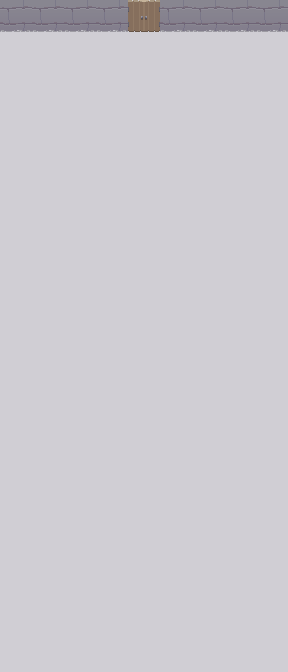

Tiled map render using the project's own tile images. Description and the whole map definition, tile-layer contents included, below:
An orthogonal 9x21 tile map with 32x32 px tiles, 1 tile layer (Tile Layer 1) and 4 objects.

<map version="1.0" orientation="orthogonal" renderorder="right-down" width="9" height="21" tilewidth="32" tileheight="32" nextobjectid="1">
 <tileset firstgid="1" name="tileset" tilewidth="32" tileheight="32" tilecount="6" columns="3">
  <image source="tileset.png" width="96" height="64" />
  <tile id="0">
   <objectgroup draworder="index">
    <object id="1" x="0" y="0" width="32" height="32" />
   </objectgroup>
  </tile>
  <tile id="2">
   <objectgroup draworder="index">
    <object id="1" x="0" y="0" width="32" height="32" />
   </objectgroup>
  </tile>
  <tile id="3">
   <objectgroup draworder="index">
    <object id="5" x="0" y="0" width="32" height="32" />
   </objectgroup>
  </tile>
  <tile id="5">
   <objectgroup draworder="index">
    <object id="1" x="0" y="0" width="32" height="32" />
   </objectgroup>
  </tile>
 </tileset>
 <layer name="Tile Layer 1" width="9" height="21">
  <data encoding="csv">
1,1,1,1,3,1,1,1,1,
2,2,2,2,2,2,2,2,2,
2,2,2,2,2,2,2,2,2,
2,2,2,2,2,2,2,2,2,
2,2,2,2,2,2,2,2,2,
2,2,2,2,2,2,2,2,2,
2,2,2,2,2,2,2,2,2,
2,2,2,2,2,2,2,2,2,
2,2,2,2,2,2,2,2,2,
2,2,2,2,2,2,2,2,2,
2,2,2,2,2,2,2,2,2,
2,2,2,2,2,2,2,2,2,
2,2,2,2,2,2,2,2,2,
2,2,2,2,2,2,2,2,2,
2,2,2,2,2,2,2,2,2,
2,2,2,2,2,2,2,2,2,
2,2,2,2,2,2,2,2,2,
2,2,2,2,2,2,2,2,2,
2,2,2,2,2,2,2,2,2,
2,2,2,2,2,2,2,2,2,
2,2,2,2,2,2,2,2,2
</data>
 </layer>
</map>
